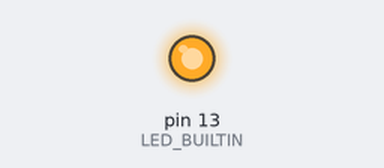
The sketch below on a simulated Arduino Uno, built with avr-gcc and run on an emulated ATmega328P. Shown: output pins drawn as LEDs (lit = HIGH).

Above: at 0.5 s.
At 73.0 s:
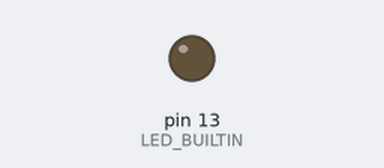
Timing chart, 0 to 78.0 s (numbered marks = the images above):
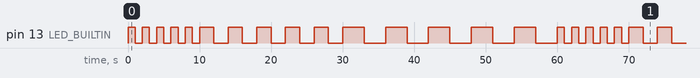

Measured:
- by itself, pin 13 (LED_BUILTIN): moves between LOW and HIGH, repeating every 60.0 s
- by itself, everything shown: repeats every 60.0 s, in 30 steps

The sketch:

1blinkingled.ino
```cpp
void setup() {
  pinMode(LED_BUILTIN,OUTPUT);
}

void loop() {
  for(int i=1; i<=3; i++)
  {
    for(int j=0; j<5; j++)
    {
      digitalWrite(LED_BUILTIN, HIGH);
      delay(i*1000);
      digitalWrite(LED_BUILTIN, LOW);
      delay(i*1000);
    }
  }

}
```
